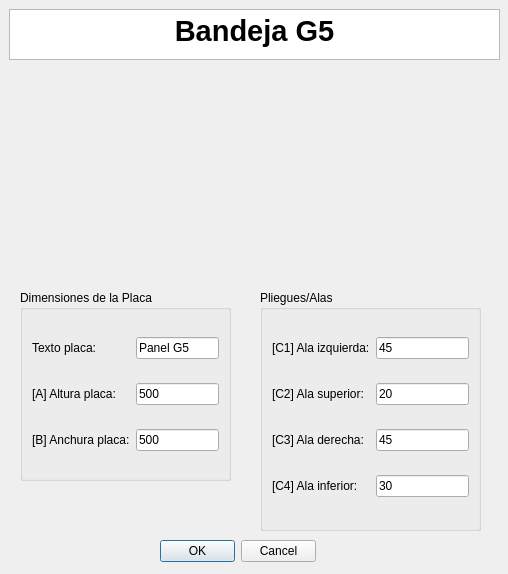
<?xml version="1.0" encoding="UTF-8"?>
<ui version="4.0">
 <class>MyPositionDialog</class>
 <widget class="QDialog" name="MyPositionDialog">
  <property name="geometry">
   <rect>
    <x>0</x>
    <y>0</y>
    <width>508</width>
    <height>574</height>
   </rect>
  </property>
  <property name="windowTitle">
   <string>Enter Position</string>
  </property>
  <property name="whatsThis">
   <string>&lt;html&gt;&lt;head/&gt;&lt;body&gt;&lt;p&gt;Esta ventana de KSDpanel te permite introducir todas las medidas correspondientes del panel seleccionado.&lt;/p&gt;&lt;p&gt;Recuerda que todas las medidas deben de ir en milimetros (mm).&lt;/p&gt;&lt;/body&gt;&lt;/html&gt;</string>
  </property>
  <widget class="QDialogButtonBox" name="buttonBox">
   <property name="geometry">
    <rect>
     <x>160</x>
     <y>540</y>
     <width>156</width>
     <height>23</height>
    </rect>
   </property>
   <property name="orientation">
    <enum>Qt::Horizontal</enum>
   </property>
   <property name="standardButtons">
    <set>QDialogButtonBox::Cancel|QDialogButtonBox::Ok</set>
   </property>
  </widget>
  <widget class="QTextBrowser" name="textBrowser">
   <property name="geometry">
    <rect>
     <x>9</x>
     <y>9</y>
     <width>491</width>
     <height>51</height>
    </rect>
   </property>
   <property name="html">
    <string>&lt;!DOCTYPE HTML PUBLIC &quot;-//W3C//DTD HTML 4.0//EN&quot; &quot;http://www.w3.org/TR/REC-html40/strict.dtd&quot;&gt;
&lt;html&gt;&lt;head&gt;&lt;meta name=&quot;qrichtext&quot; content=&quot;1&quot; /&gt;&lt;style type=&quot;text/css&quot;&gt;
p, li { white-space: pre-wrap; }
&lt;/style&gt;&lt;/head&gt;&lt;body style=&quot; font-family:'MS Shell Dlg 2'; font-size:8.25pt; font-weight:400; font-style:normal;&quot;&gt;
&lt;p align=&quot;center&quot; style=&quot; margin-top:0px; margin-bottom:0px; margin-left:0px; margin-right:0px; -qt-block-indent:0; text-indent:0px;&quot;&gt;&lt;span style=&quot; font-size:22pt; font-weight:600;&quot;&gt;Bandeja G5&lt;/span&gt;&lt;/p&gt;&lt;/body&gt;&lt;/html&gt;</string>
   </property>
  </widget>
  <widget class="QGroupBox" name="groupBox_2">
   <property name="geometry">
    <rect>
     <x>260</x>
     <y>290</y>
     <width>221</width>
     <height>241</height>
    </rect>
   </property>
   <property name="styleSheet">
    <string notr="true">font: 10pt &quot;MS Shell Dlg 2&quot;;</string>
   </property>
   <property name="title">
    <string>Pliegues/Alas</string>
   </property>
   <layout class="QGridLayout" name="gridLayout_2">
    <item row="5" column="0">
     <widget class="QLabel" name="label_12">
      <property name="text">
       <string>[C4] Ala inferior:</string>
      </property>
     </widget>
    </item>
    <item row="1" column="1">
     <widget class="QLineEdit" name="alaIzquierdaUI">
      <property name="text">
       <string>45</string>
      </property>
     </widget>
    </item>
    <item row="3" column="1">
     <widget class="QLineEdit" name="alaDerechaUI">
      <property name="text">
       <string>45</string>
      </property>
     </widget>
    </item>
    <item row="3" column="0">
     <widget class="QLabel" name="label_14">
      <property name="text">
       <string>[C3] Ala derecha:</string>
      </property>
     </widget>
    </item>
    <item row="1" column="0">
     <widget class="QLabel" name="label_9">
      <property name="text">
       <string>[C1] Ala izquierda:</string>
      </property>
     </widget>
    </item>
    <item row="5" column="1">
     <widget class="QLineEdit" name="alaInferiorUI">
      <property name="text">
       <string>30</string>
      </property>
     </widget>
    </item>
    <item row="2" column="0">
     <widget class="QLabel" name="label_11">
      <property name="text">
       <string>[C2] Ala superior:</string>
      </property>
     </widget>
    </item>
    <item row="2" column="1">
     <widget class="QLineEdit" name="alaSuperiorUI">
      <property name="text">
       <string>20</string>
      </property>
     </widget>
    </item>
   </layout>
  </widget>
  <widget class="QLabel" name="imagenPanelUI">
   <property name="geometry">
    <rect>
     <x>100</x>
     <y>70</y>
     <width>301</width>
     <height>201</height>
    </rect>
   </property>
   <property name="text">
    <string/>
   </property>
   <property name="pixmap">
    <pixmap>../imagenes/REF_022cotas.jpg</pixmap>
   </property>
   <property name="scaledContents">
    <bool>true</bool>
   </property>
   <property name="wordWrap">
    <bool>false</bool>
   </property>
   <property name="margin">
    <number>0</number>
   </property>
   <property name="openExternalLinks">
    <bool>false</bool>
   </property>
  </widget>
  <widget class="QGroupBox" name="groupBox_3">
   <property name="geometry">
    <rect>
     <x>20</x>
     <y>290</y>
     <width>211</width>
     <height>191</height>
    </rect>
   </property>
   <property name="styleSheet">
    <string notr="true">font: 10pt &quot;MS Shell Dlg 2&quot;;</string>
   </property>
   <property name="title">
    <string>Dimensiones de la Placa</string>
   </property>
   <layout class="QGridLayout" name="gridLayout_3">
    <item row="0" column="1">
     <widget class="QLineEdit" name="textoDescriptivoA0UI">
      <property name="text">
       <string>Panel G5</string>
      </property>
     </widget>
    </item>
    <item row="0" column="0">
     <widget class="QLabel" name="label">
      <property name="text">
       <string>Texto placa:</string>
      </property>
     </widget>
    </item>
    <item row="1" column="1">
     <widget class="QLineEdit" name="alturaPlacaUI">
      <property name="text">
       <string>500</string>
      </property>
     </widget>
    </item>
    <item row="3" column="1">
     <widget class="QLineEdit" name="anchuraPlacaUI">
      <property name="text">
       <string>500</string>
      </property>
     </widget>
    </item>
    <item row="3" column="0">
     <widget class="QLabel" name="label_4">
      <property name="text">
       <string>[B] Anchura placa:</string>
      </property>
     </widget>
    </item>
    <item row="1" column="0">
     <widget class="QLabel" name="label_8">
      <property name="text">
       <string>[A] Altura placa:</string>
      </property>
     </widget>
    </item>
   </layout>
  </widget>
  <zorder>groupBox_2</zorder>
  <zorder>buttonBox</zorder>
  <zorder>textBrowser</zorder>
  <zorder>imagenPanelUI</zorder>
  <zorder>groupBox_3</zorder>
 </widget>
 <resources/>
 <connections>
  <connection>
   <sender>buttonBox</sender>
   <signal>accepted()</signal>
   <receiver>MyPositionDialog</receiver>
   <slot>accept()</slot>
   <hints>
    <hint type="sourcelabel">
     <x>248</x>
     <y>254</y>
    </hint>
    <hint type="destinationlabel">
     <x>157</x>
     <y>274</y>
    </hint>
   </hints>
  </connection>
  <connection>
   <sender>buttonBox</sender>
   <signal>rejected()</signal>
   <receiver>MyPositionDialog</receiver>
   <slot>reject()</slot>
   <hints>
    <hint type="sourcelabel">
     <x>316</x>
     <y>260</y>
    </hint>
    <hint type="destinationlabel">
     <x>286</x>
     <y>274</y>
    </hint>
   </hints>
  </connection>
 </connections>
</ui>
